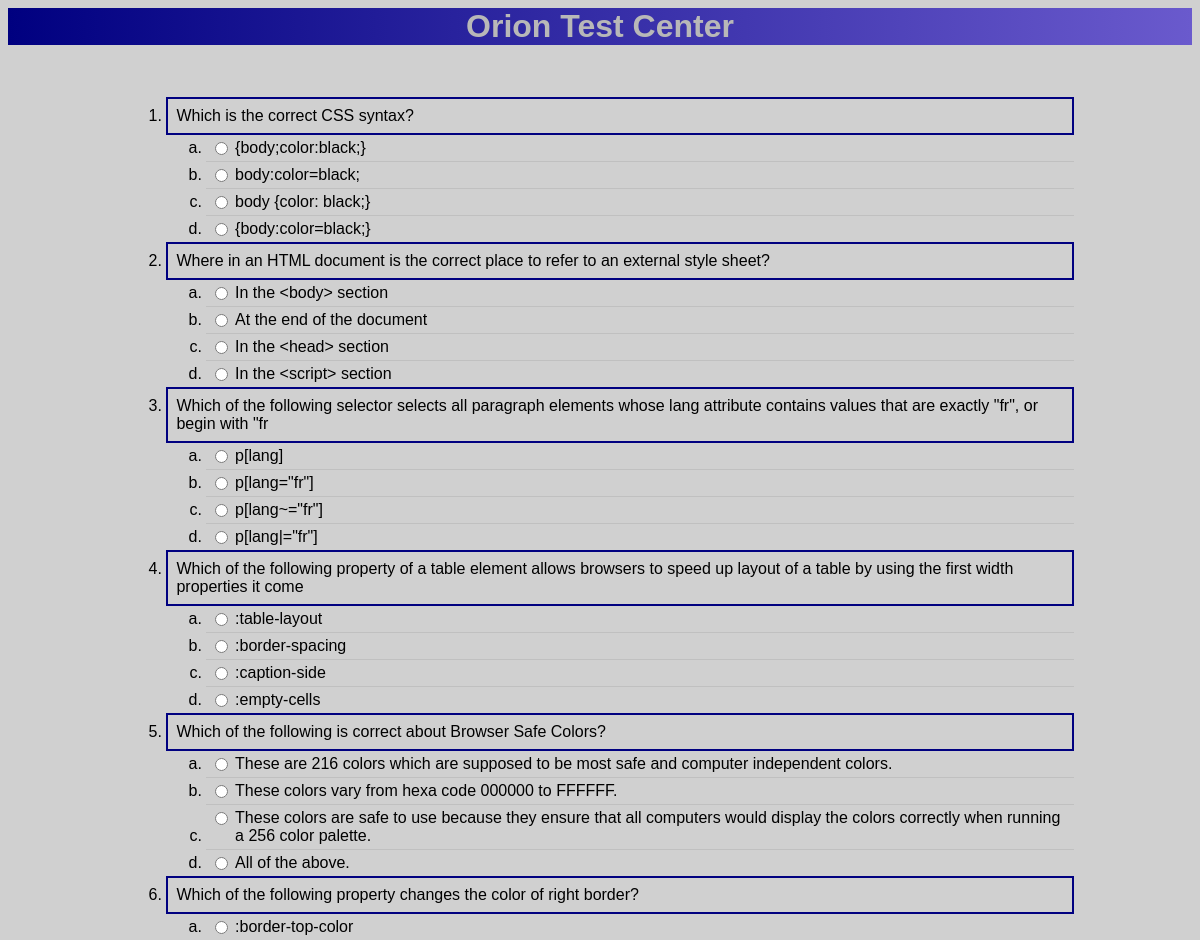
Page /doAssessment.php (upper part) on the earlier database version.
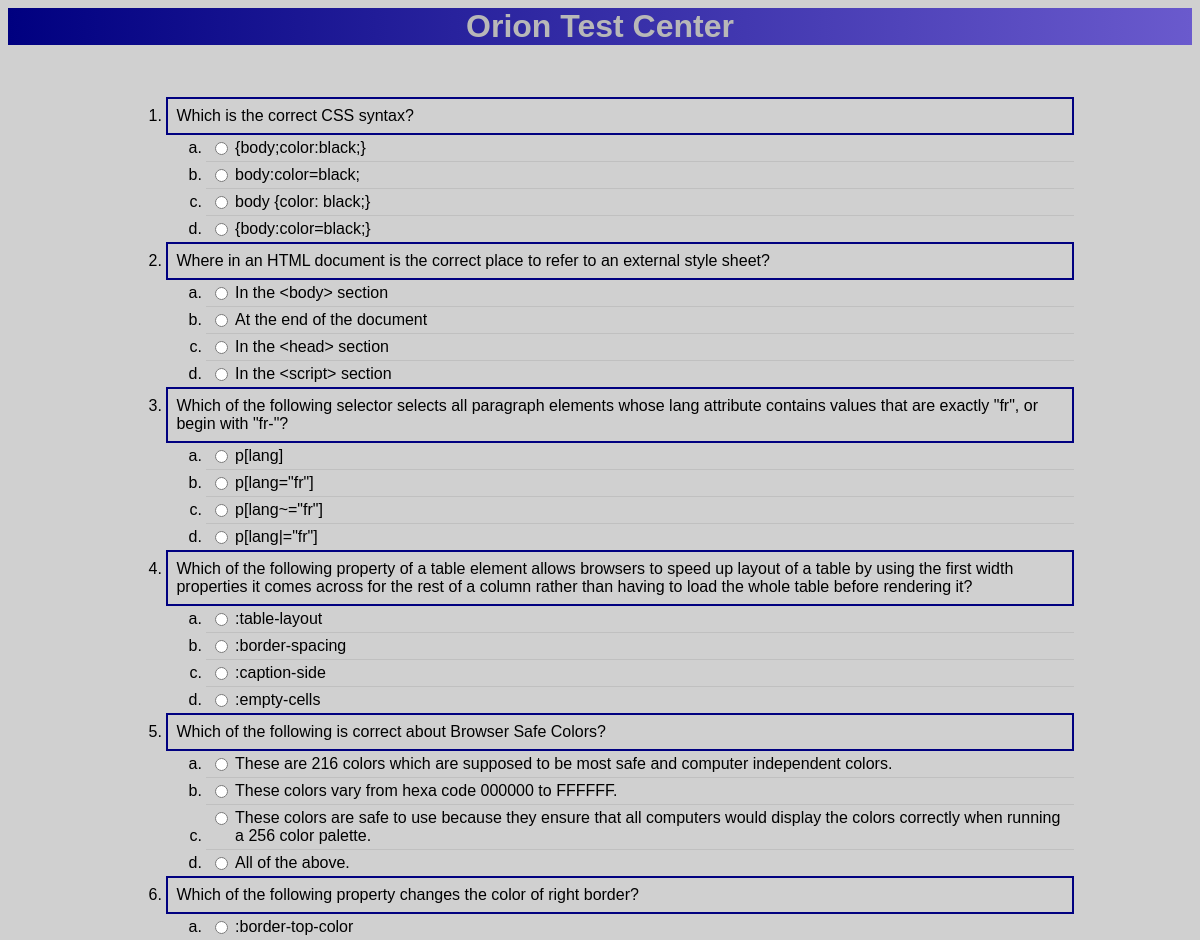
Same page on the later database version.
### tables this page shows
CREATE TABLE `question` (
  `question_id` int(11) NOT NULL AUTO_INCREMENT,
  `subject_id` int(11) NOT NULL,
  `description` varchar(500) DEFAULT NULL,
  `optionA` varchar(200) DEFAULT NULL,
  `optionB` varchar(200) DEFAULT NULL,
  `optionC` varchar(200) DEFAULT NULL,
  `optionD` varchar(200) DEFAULT NULL,
  `answer` enum('a','b','c','d') DEFAULT NULL,
  `active` boolean NOT NULL DEFAULT 1,
  PRIMARY KEY (`question_id`),
  FOREIGN KEY (`subject_id`) REFERENCES `subject` (`subject_id`) 
);

### model/question_db.php (called while the page is built, shortened)
<?php
function get_questions_by_subject($subject_id) {
    global $db;
    $query = 'SELECT * FROM question
              WHERE subject_id = :subject_id
              ORDER BY question_id';
    try {
        $statement = $db->prepare($query);
        $statement->bindValue(':subject_id', $subject_id);
        $statement->execute();
        $result = $statement->fetchAll();
        return $result;
    } catch (PDOException $e) {
        $error_message = $e->getMessage();
        display_db_error($error_message);
    }
}
?>

### doAssessment.php (the view, shortened to what this page needs)
<?php
require_once('model/database.php');
require_once('model/question_db.php');
$subjectId = filter_input(INPUT_POST, "subjectId");
if (!isset($subjectId)) { $subjectId = "1"; }
$questions = get_questions_by_subject($subjectId);
$selectedQuestions = array();
do {
    $i = mt_rand(0, count($questions) - 1);
    if (!array_search($questions[$i], $selectedQuestions)) {
        $selectedQuestions[] = $questions[$i];
    }
} while (count($selectedQuestions) < 10);
include 'view/header.php'; ?>
<section>
    <form class="form-questions" action="doAssessment.php" method="post">
        <ol><?php foreach ($selectedQuestions as $item) { ?>
            <li class="list-group-question"><span><?php echo htmlspecialchars($item["description"]); ?></span></li>
            <ol  class="list-group-answer" type="a">
                <li><input type="radio" name="<?php echo $item["question_id"]; ?>" value="a" id="<?php echo $item["question_id"]; ?>a">
                    <span><label class="cursor" for="<?php echo $item["question_id"]; ?>a"><?php echo htmlspecialchars($item["optionA"]); ?></label></span></li>
                <li><input type="radio" name="<?php echo $item["question_id"]; ?>" value="b" id="<?php echo $item["question_id"]; ?>b">
                    <span><label class="cursor" for="<?php echo $item["question_id"]; ?>b"><?php echo htmlspecialchars($item["optionB"]); ?></label></span></li>
                <li><input type="radio" name="<?php echo $item["question_id"]; ?>" value="c" id="<?php echo $item["question_id"]; ?>c">
                    <span><label class="cursor" for="<?php echo $item["question_id"]; ?>c"><?php echo htmlspecialchars($item["optionC"]); ?></label></span></li>
                <li><input type="radio" name="<?php echo $item["question_id"]; ?>" value="d" id="<?php echo $item["question_id"]; ?>d">
                    <span><label class="cursor" for="<?php echo $item["question_id"]; ?>d"><?php echo htmlspecialchars($item["optionD"]); ?></label></span></li>
            </ol>
        <?php } ?></ol>
    </form>
</section>
<?php include 'view/footer.php'; ?>

### view/header.php (shortened to what this page needs)
<!DOCTYPE html>
<html>
<head>
    <link rel="stylesheet" type="text/css" href="css/style.css" />
    <link rel="stylesheet" type="text/css" href="css/lists.css" />
    <link rel="stylesheet" type="text/css" href="css/forms.css" />
</head>
<body class="text-center">
<header>
    <h1>Orion Test Center</h1>
</header>
<main>

### view/footer.php (shortened to what this page needs)
</main>
</body>
</html>

### css/style.css (style rules this page uses)
html { position: relative; min-height: 100%; background: #D0D0D0; }
body { margin-bottom: 60px; font-family: Verdana,Geneva,sans-serif; }
header { text-align: center; background-image: linear-gradient(90deg, #000080, #6A5ACD); }
header h1 { color: #B8B8B8; }
.form-questions { text-align: left; width: 80%; padding: 15px; margin: 0 auto; }
.cursor { cursor: pointer; }

### css/lists.css (style rules this page uses)
.list-group-question { padding: 0.5em; border: 2px solid navy; }
.list-group-answer li { padding: 0.25em; border-top: 1px solid silver; }
.list-group-answer li:first-child { border-top: 0px none silver; }
.list-group-answer input { margin-right: 0.5em; float: left; }
.list-group-answer label { margin: -0.25em; padding: 0.25em; width: 100%; display: inline-block; }
.list-group-answer span { margin: 0; padding: 0; display: block; overflow: hidden; }

Differences in the rows shown:
changed question "p[lang]": description "Which of the following selector selects all paragraph elements whose lang attribute contains values that are exactly \"fr\", or begin with \"fr" → "Which of the following selector selects all paragraph elements whose lang attribute contains values that are exactly \"fr\", or begin with \"fr-\"?"
changed question ":table-layout": description "Which of the following property of a table element allows browsers to speed up layout of a table by using the first width properties it come" → "…first width properties it comes across for the rest of a column rather than having to load the whole table before rendering it?"
